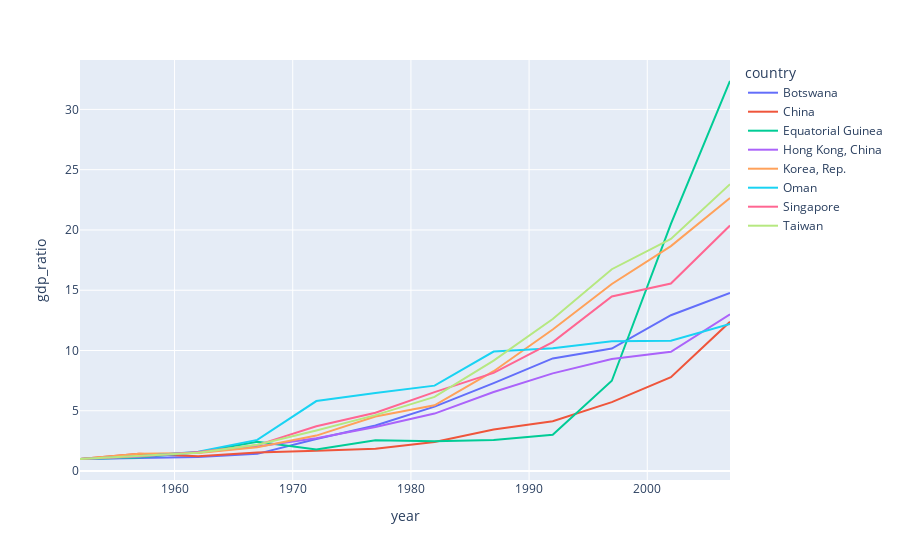

The code cell stored with this chart in its notebook:
### Code cell
px.line(ratio, x='year', y='gdp_ratio', color='country')

### Figure 1 — Plotly figure (JSON) as saved in the notebook; plotly's stock layout.template omitted (floating-point values rounded to 4 significant figures)
{"data": [{"hovertemplate": "country=Botswana<br>year=%{x}<br>gdp_ratio=%{y}<extra></extra>", "legendgroup": "Botswana", "line": {"color": "#636efa", "dash": "solid"}, "marker": {"symbol": "circle"}, "mode": "lines", "name": "Botswana", "orientation": "v", "showlegend": true, "type": "scatter", "x": [1952, 1957, 1962, 1967, 1972, 1977, 1982, 1987, 1992, 1997, 2002, 2007], "xaxis": "x", "y": [1, 1.079, 1.156, 1.427, 2.659, 3.777, 5.346, 7.29, 9.344, 10.16, 12.93, 14.77], "yaxis": "y"}, {"hovertemplate": "country=China<br>year=%{x}<br>gdp_ratio=%{y}<extra></extra>", "legendgroup": "China", "line": {"color": "#EF553B", "dash": "solid"}, "marker": {"symbol": "circle"}, "mode": "lines", "name": "China", "orientation": "v", "showlegend": true, "type": "scatter", "x": [1952, 1957, 1962, 1967, 1972, 1977, 1982, 1987, 1992, 1997, 2002, 2007], "xaxis": "x", "y": [1, 1.438, 1.218, 1.53, 1.69, 1.851, 2.403, 3.443, 4.135, 5.717, 7.789, 12.38], "yaxis": "y"}, {"hovertemplate": "country=Equatorial Guinea<br>year=%{x}<br>gdp_ratio=%{y}<extra></extra>", "legendgroup": "Equatorial Guinea", "line": {"color": "#00cc96", "dash": "solid"}, "marker": {"symbol": "circle"}, "mode": "lines", "name": "Equatorial Guinea", "orientation": "v", "showlegend": true, "type": "scatter", "x": [1952, 1957, 1962, 1967, 1972, 1977, 1982, 1987, 1992, 1997, 2002, 2007], "xaxis": "x", "y": [1, 1.134, 1.552, 2.437, 1.79, 2.552, 2.47, 2.574, 3.014, 7.492, 20.51, 32.36], "yaxis": "y"}, {"hovertemplate": "country=Hong Kong, China<br>year=%{x}<br>gdp_ratio=%{y}<extra></extra>", "legendgroup": "Hong Kong, China", "line": {"color": "#ab63fa", "dash": "solid"}, "marker": {"symbol": "circle"}, "mode": "lines", "name": "Hong Kong, China", "orientation": "v", "showlegend": true, "type": "scatter", "x": [1952, 1957, 1962, 1967, 1972, 1977, 1982, 1987, 1992, 1997, 2002, 2007], "xaxis": "x", "y": [1, 1.188, 1.536, 2.029, 2.723, 3.662, 4.767, 6.56, 8.105, 9.291, 9.89, 13.01], "yaxis": "y"}, {"hovertemplate": "country=Korea, Rep.<br>year=%{x}<br>gdp_ratio=%{y}<extra></extra>", "legendgroup": "Korea, Rep.", "line": {"color": "#FFA15A", "dash": "solid"}, "marker": {"symbol": "circle"}, "mode": "lines", "name": "Korea, Rep.", "orientation": "v", "showlegend": true, "type": "scatter", "x": [1952, 1957, 1962, 1967, 1972, 1977, 1982, 1987, 1992, 1997, 2002, 2007], "xaxis": "x", "y": [1, 1.443, 1.491, 1.969, 2.941, 4.519, 5.456, 8.28, 11.74, 15.52, 18.66, 22.66], "yaxis": "y"}, {"hovertemplate": "country=Oman<br>year=%{x}<br>gdp_ratio=%{y}<extra></extra>", "legendgroup": "Oman", "line": {"color": "#19d3f3", "dash": "solid"}, "marker": {"symbol": "circle"}, "mode": "lines", "name": "Oman", "orientation": "v", "showlegend": true, "type": "scatter", "x": [1952, 1957, 1962, 1967, 1972, 1977, 1982, 1987, 1992, 1997, 2002, 2007], "xaxis": "x", "y": [1, 1.227, 1.6, 2.582, 5.808, 6.481, 7.086, 9.909, 10.18, 10.78, 10.82, 12.21], "yaxis": "y"}, {"hovertemplate": "country=Singapore<br>year=%{x}<br>gdp_ratio=%{y}<extra></extra>", "legendgroup": "Singapore", "line": {"color": "#FF6692", "dash": "solid"}, "marker": {"symbol": "circle"}, "mode": "lines", "name": "Singapore", "orientation": "v", "showlegend": true, "type": "scatter", "x": [1952, 1957, 1962, 1967, 1972, 1977, 1982, 1987, 1992, 1997, 2002, 2007], "xaxis": "x", "y": [1, 1.228, 1.587, 2.15, 3.714, 4.842, 6.552, 8.147, 10.7, 14.48, 15.56, 20.36], "yaxis": "y"}, {"hovertemplate": "country=Taiwan<br>year=%{x}<br>gdp_ratio=%{y}<extra></extra>", "legendgroup": "Taiwan", "line": {"color": "#B6E880", "dash": "solid"}, "marker": {"symbol": "circle"}, "mode": "lines", "name": "Taiwan", "orientation": "v", "showlegend": true, "type": "scatter", "x": [1952, 1957, 1962, 1967, 1972, 1977, 1982, 1987, 1992, 1997, 2002, 2007], "xaxis": "x", "y": [1, 1.249, 1.51, 2.191, 3.366, 4.637, 6.153, 9.159, 12.61, 16.74, 19.25, 23.79], "yaxis": "y"}], "layout": {"legend": {"title": {"text": "country"}, "tracegroupgap": 0}, "margin": {"t": 60}, "xaxis": {"anchor": "y", "domain": [0, 1], "title": {"text": "year"}}, "yaxis": {"anchor": "x", "domain": [0, 1], "title": {"text": "gdp_ratio"}}}}
